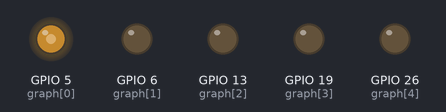
A program run on a simulated Raspberry Pi (BCM pin numbers). Shown: output pins drawn as LEDs (lit = HIGH). At 5.0 s the program stops and its outputs stay as they are.

Above: at 0.1 s.
At 1.1 s:
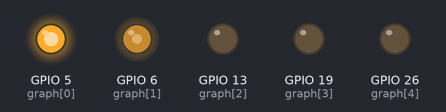
At 2.1 s:
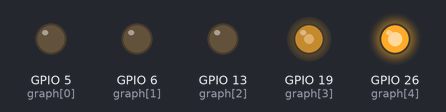
At 3.1 s:
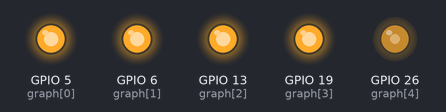
At 4.1 s:
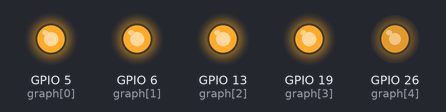
At 5.1 s:
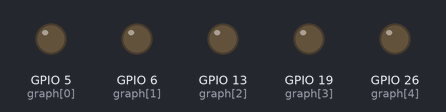
Timing chart, 0 to 6.5 s (numbered marks = the images above):
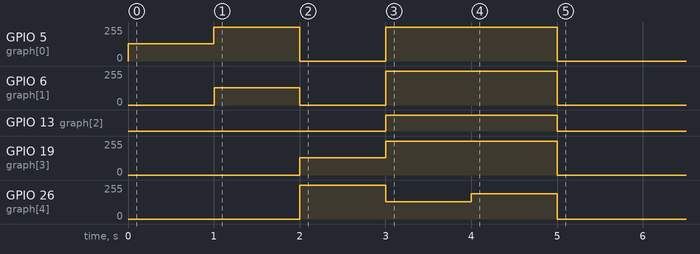

The program:

testLEDBarGraph.py
```python
from gpiozero import LEDBarGraph
from time import sleep

graph = LEDBarGraph(5, 6, 13, 19, 26, pwm=True)

graph.value = 1/10 #(0.5, 0, 0, 0, 0)
sleep(1)
graph.value = 3/10 #(1, 0.5, 0, 0, 0)
sleep(1)
graph.value = -3/10 #(0, 0, 0, 0.5, 1)
sleep(1)
graph.value = 9/10 #(1, 1, 1, 1, 0.5)
sleep(1)
graph.value = 95/100 #(1, 1, 1, 1, 0.75)
sleep(1)

"""
Note values are essentially rounded to account for the fact LEDs can only be on or off when pwm=False (the default).

However, using LEDBarGraph with pwm=True allows more precise values using LED brightness
"""
```

Measured:
- by itself, GPIO 6 (graph[1]): 0/255 → 128/255 at 1.0 s, → 0/255 1.0 s later, → 255/255 1.0 s later, → 0/255 2.0 s later
- by itself, GPIO 13 (graph[2]): LOW → HIGH at 3.0 s, → LOW 2.0 s later
- by itself, GPIO 19 (graph[3]): 0/255 → 128/255 at 2.0 s, → 255/255 1.0 s later, → 0/255 2.0 s later
- by itself, GPIO 26 (graph[4]): 0/255 → 255/255 at 2.0 s, → 128/255 1.0 s later, → 191/255 1.0 s later, → 0/255 1.0 s later
- by itself, GPIO 5 (graph[0]): 0/255 → 128/255 at 0.00 s, → 255/255 1.0 s later, → 0/255 1.0 s later, → 255/255 1.0 s later, … (5 changes in this stretch)
